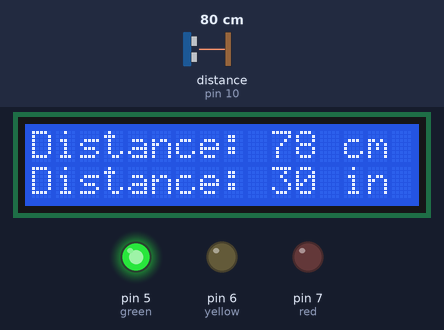
Simulated run of this sketch. Board: Arduino Uno, built with avr-gcc and run on an emulated ATmega328P. On the bench: 16×2 character LCD, output pins drawn as LEDs (lit = HIGH). Wiring (inferred from the names in the program): ultrasonic range finder: trigger pin 9; echo pin 10. Inputs (shaded band) come from the test bench; at power-on: distance to the obstacle (sensor on pin 10) 80 cm. The echo pulse lasts 58.3 µs per cm; pins used as bus, display or sensor lines are not drawn; what the sketch prints to the serial monitor is not drawn.

Above: at 4.2 s.
4.3 s: distance to the obstacle (sensor on pin 10) set to 13 cm
At 5.6 s:
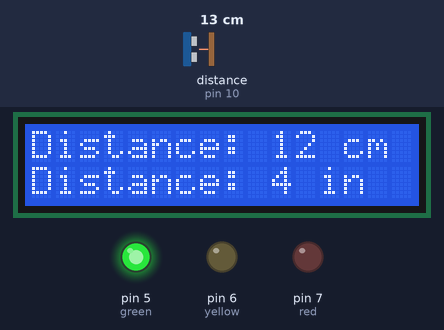
5.9 s: distance to the obstacle (sensor on pin 10) set to 10 cm
At 6.6 s:
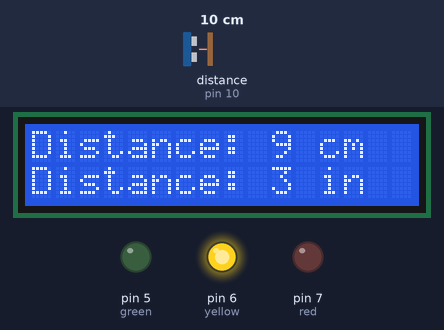
7.4 s: distance to the obstacle (sensor on pin 10) set to 7 cm
At 8.4 s:
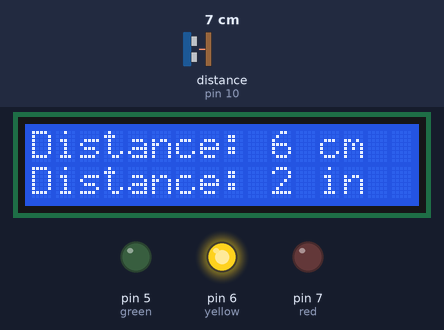
8.9 s: distance to the obstacle (sensor on pin 10) set to 4 cm
At 10.1 s:
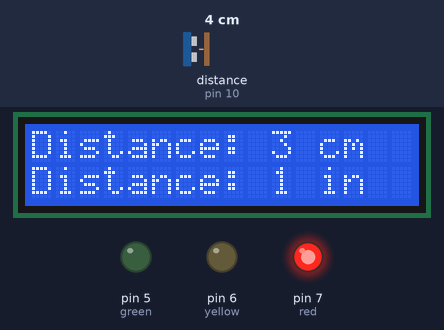
Timing chart, 0 to 11.4 s (numbered marks = the images above; inputs shaded):
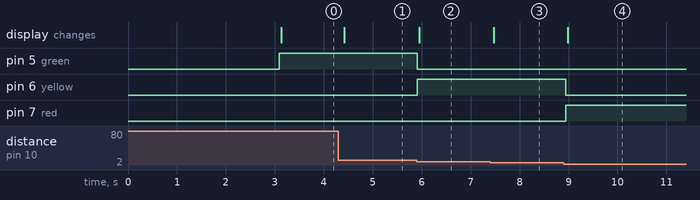

Measured:
- the behaviour switches between 12 and 11 cm on distance to the obstacle (sensor on pin 10) (found by bisection; images 1 and 2)
- the behaviour switches between 6 and 5 cm on distance to the obstacle (sensor on pin 10) (found by bisection; images 3 and 4)
- after the input at 4.3 s, the display: changes after 0.12 s (image 1)
- after the input at 5.9 s, pin 5 (green): HIGH → LOW at once; pin 6 (yellow): LOW → HIGH at once; the display: changes after 0.05 s (image 2)
- after the input at 7.4 s, the display: changes after 0.07 s (image 3)
- after the input at 8.9 s, pin 6 (yellow): HIGH → LOW after 0.05 s; pin 7 (red): LOW → HIGH after 0.05 s; the display: changes after 0.08 s (image 4)

The sketch:

sketch_oct4a.ino
```cpp
#include <LiquidCrystal_I2C.h>
LiquidCrystal_I2C lcd(0x27, 16,2);

const int trigPin = 9;
const int echoPin = 10;

int green = 5;
int yellow = 6;
int red = 7;

long duration;
int distanceCm, distanceInch;

void setup() {
  // put your setup code here, to run once:
  lcd.init();
  lcd.clear();
  lcd.backlight();
  lcd.setCursor(3,0);
  lcd.print("Ultrasonic ");
  lcd.setCursor(5,1);
  lcd.print("Sensor");


  Serial.begin(9600);
  pinMode(red, OUTPUT);
  pinMode(yellow, OUTPUT);
  pinMode(green, OUTPUT);
  pinMode(echoPin, INPUT);
  pinMode(trigPin, OUTPUT);
  delay(3000);

}

void loop() {
  // put your main code here, to run repeatedly:
  digitalWrite(trigPin, LOW);
  delayMicroseconds(2);
  digitalWrite(trigPin, HIGH);
  delayMicroseconds(10);
  digitalWrite(trigPin, LOW);

  duration = pulseIn(echoPin, HIGH);
  distanceCm = duration * 0.034 / 2;
  distanceInch = duration * 0.0133 / 2;

  if(distanceCm < 5) {
    digitalWrite(red, HIGH);
    digitalWrite(yellow, LOW);
    digitalWrite(green, LOW);
  } else if (distanceCm >= 5 && distanceCm <= 10) {
    digitalWrite(red, LOW);
    digitalWrite(yellow, HIGH);
    digitalWrite(green, LOW);
  } else {
    digitalWrite(red, LOW);
    digitalWrite(yellow, LOW);
    digitalWrite(green, HIGH);
  }

  Serial.print("Distance: ");
  Serial.print(distanceCm);
  Serial.print(" cm | ");
  Serial.print(distanceInch);
  Serial.println(" in");

  lcd.setCursor(0,0);
  lcd.print("Distance: ");
  lcd.print(distanceCm);
  lcd.print(" cm      ");
  lcd.setCursor(0,1);
  lcd.print("Distance: ");
  lcd.print(distanceInch);
  lcd.print(" in    ");
  delay(100);
}
```
